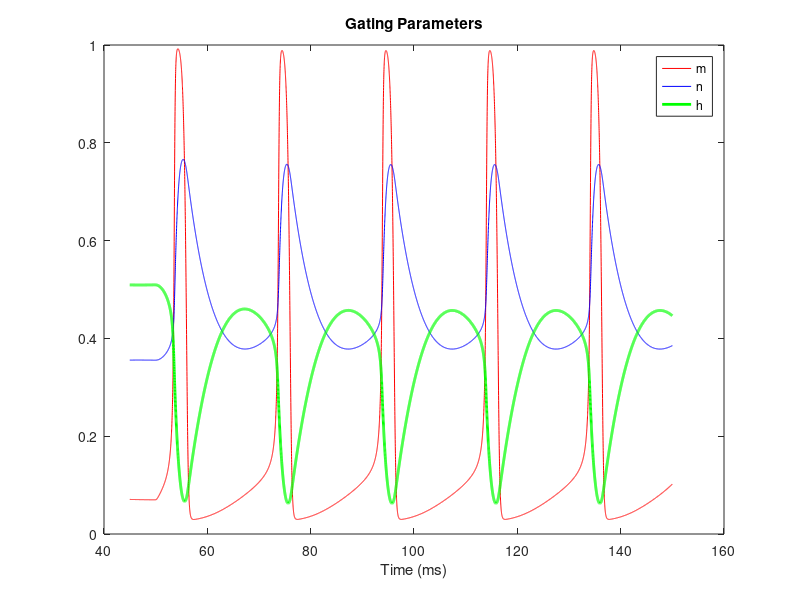
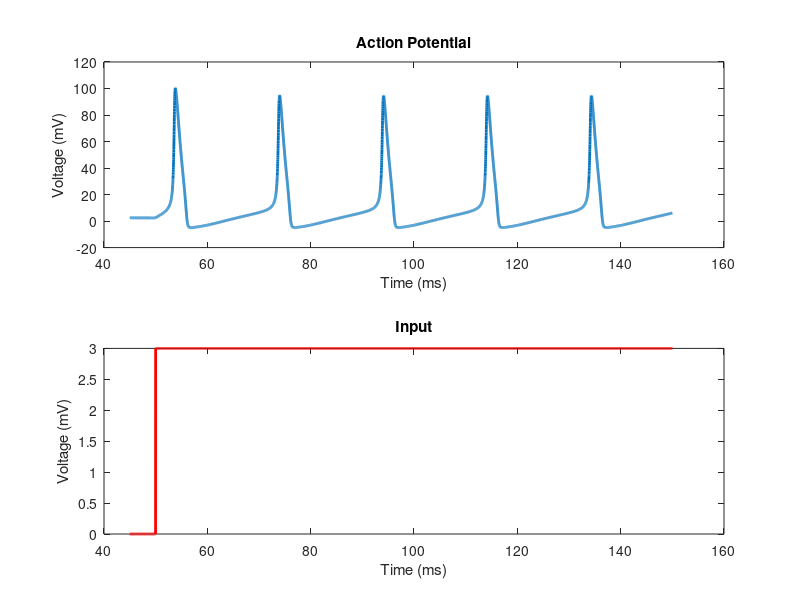
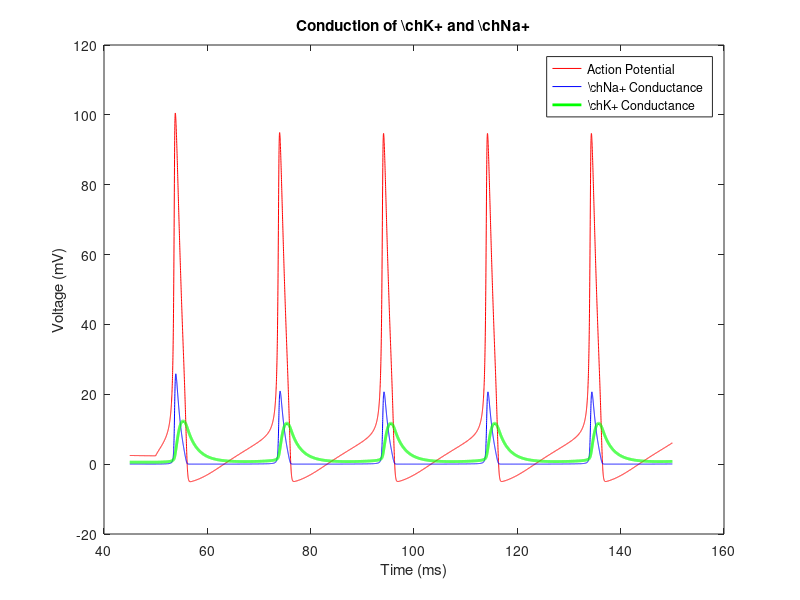
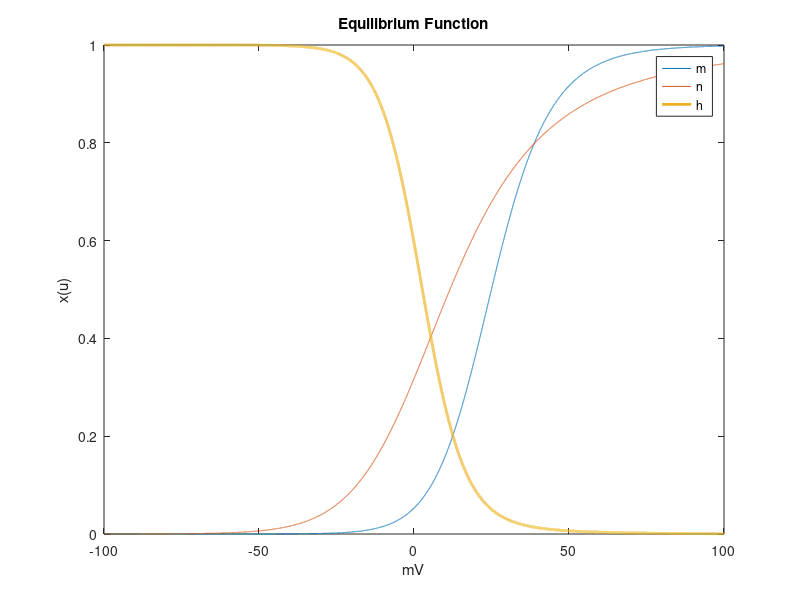

The MATLAB source for these figures, in order:
function cens_neuron_model
Vrest = 0; % mV − change this to −65 if desired
dt = 0.01; % ms
totalTime = 150; % ms
C = 1; % uF/cm^2
% constants; values based on Table 1
E_Na = 115 + Vrest; % mV
E_K = -6 + Vrest; %mV
E_Leak = 10.6 + Vrest; % mV
g_Na = 120; % mS/cm^2
g_K = 36; % mS/cm^2
g_Leak = 0.3; % mS/cm^2
% Vector of timesteps
t = [0:dt:totalTime];
% Current input −− change this to see how different inputs affect the neuron
I_current = ones(1,length(t))*0.0;
I_current(50/dt:end) = 3; 
% Input of 3 microA/cm2 beginning at 50 ms and steady until end of time period.
% initializing values
V(1) = Vrest; % membrane potential is starting at its resting state
% separate functions to get the alpha and beta values
[alphaM, betaM] = m_equations(V(1), Vrest);
[alphaN, betaN] = n_equations(V(1), Vrest);
[alphaH, betaH] = h_equations(V(1), Vrest);
% initializing gating variables to the asymptotic values when membrane potential
% is set to the membrane resting value based on equation 13
m(1) = (alphaM / (alphaM + betaM));
n(1) = (alphaN / (alphaN + betaN));
h(1) = (alphaH / (alphaH + betaH));
% repeat for time determined in totalTime , by each dt
for i = 1:length(t)
    % calculate new alpha and beta based on last known membrane potenatial
    [alphaN, betaN] = n_equations(V(i), Vrest);
    [alphaM, betaM] = m_equations(V(i), Vrest);
    [alphaH, betaH] = h_equations(V(i), Vrest);
    % conductance variables − computed separately to show how this
    % changes with membrane potential in one of the graphs
    conductance_K(i) = g_K*(n(i)^4);
    conductance_Na(i)=g_Na*(m(i)^3)*h(i);
    % retrieving ionic currents
    I_Na(i) = conductance_Na(i)*(V(i)-E_Na);
    I_K(i) = conductance_K(i)*(V(i)-E_K);
    I_Leak(i) = g_Leak*(V(i)-E_Leak);
    % Calculating the input
    Input = I_current(i) - (I_Na(i) + I_K(i) + I_Leak(i));
    % Calculating the new membrane potential
    V(i+1) = V(i) + Input* dt*(1/C);
    % getting new values for the gating variables
    m(i+1) = m(i) + (alphaM *(1-m(i)) - betaM * m(i))*dt;
    n(i+1) = n(i) + (alphaN *(1-n(i)) - betaN * n(i))*dt;
    h(i+1) = h(i) + (alphaH *(1-h(i)) - betaH * h(i))*dt;
    end

figure('Name', 'Gating Parameters')
plot(t(45/dt:end),m(45/dt:end-1), 'r',t(45/dt:end), n(45/dt:end-1), 'b',t(45/dt:end), h(45/dt:end-1), 'g', 'LineWidth', 2)
legend('m', 'n', 'h')
xlabel('Time (ms)')
ylabel('')
title('Gating Parameters')

figure('Name', 'Membrane Potential vs input')
subplot(2,1,1)
plot(t(45/dt:end),V(45/dt:end-1), 'LineWidth', 2)
xlabel('Time (ms)')
ylabel('Voltage (mV)')
title('Action Potential')
subplot(2,1,2)
plot(t(45/dt:end),I_current(45/dt:end), 'r', 'LineWidth', 2)
xlabel('Time (ms)')
ylabel('Voltage (mV)')
title('Input')

figure('Name', 'Conductance')
plot(t(45/dt:end),V(45/dt:end-1), 'r',t(45/dt:end), conductance_Na(45/dt:end), 'b',t(45/dt:end), conductance_K(45/dt:end), 'g', 'LineWidth', 2)
legend('Action Potential', '\ch{Na+} Conductance', '\ch{K+} Conductance')
xlabel('Time (ms)')
ylabel('Voltage (mV)')
title('Conduction of \ch{K+} and \ch{Na+}')

% Special graph to show ionic current movement
Vrest = 0;
voltage = [-100:0.01:100];
for i = 1:length(voltage)
    [alphaN, betaN] = n_equations(voltage(i), Vrest);
    [alphaM, betaM] = m_equations(voltage(i), Vrest);
    [alphaH, betaH] = h_equations(voltage(i), Vrest);
    taum(i) = 1/(alphaM+betaM);
    taun(i) = 1/(alphaN+betaN);
    tauh(i) = 1/(alphaH+betaH);
    xm(i) = alphaM/(alphaM+betaM);
    xn(i) = alphaN/(alphaN+betaN);
    xh(i) = alphaH/(alphaH+betaH);
    aN(i) = alphaN;
    bN(i) = betaN;
    aM(i) = alphaM;
    bM(i) = betaM;
    aH(i) = alphaH;
    bH(i) = betaH;
    end
figure('Name', 'Equilibrium Function');
plot(voltage, xm, voltage, xn, voltage, xh, 'LineWidth', 2);
legend('m', 'n', 'h');
title('Equilibrium Function');
xlabel('mV');
ylabel('x(u)');

end


% calculate alpha m and beta m based on Table 2
function [alpha_m, beta_m] = m_equations(V, Vrest)
alpha_m = (2.5-0.1*(V-Vrest))/(exp(2.5-0.1*(V-Vrest))-1);
beta_m = 4*exp((Vrest-V)/18);
end
% calculate alpha n and beta n based on Table 2
function [alpha_n, beta_n] = n_equations(V, Vrest)
alpha_n = (0.1-0.01*(V-Vrest))/(exp(1-0.1*(V-Vrest))-1);
beta_n = 0.125*exp((Vrest-V)/80);
end
% calculate alpha h and beta h based on Table 2
function [alpha_h, beta_h] = h_equations(V, Vrest)
alpha_h = 0.07*exp((Vrest-V)/20);
beta_h = 1/(1+exp(3-0.1*(V-Vrest)));
end
